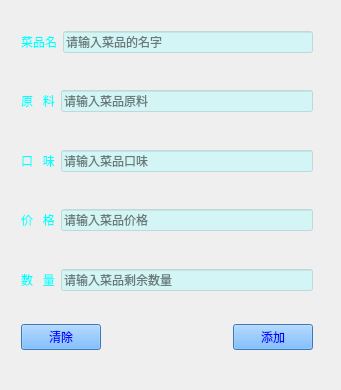
<?xml version="1.0" encoding="UTF-8"?>
<ui version="4.0">
 <class>AddDishWindow</class>
 <widget class="QWidget" name="AddDishWindow">
  <property name="geometry">
   <rect>
    <x>0</x>
    <y>0</y>
    <width>341</width>
    <height>390</height>
   </rect>
  </property>
  <property name="minimumSize">
   <size>
    <width>341</width>
    <height>390</height>
   </size>
  </property>
  <property name="maximumSize">
   <size>
    <width>341</width>
    <height>390</height>
   </size>
  </property>
  <property name="windowTitle">
   <string>添加菜品</string>
  </property>
  <property name="windowIcon">
   <iconset>
    <normaloff>G:/VideoOfYouTube/添加菜肴.png</normaloff>G:/VideoOfYouTube/添加菜肴.png</iconset>
  </property>
  <widget class="QWidget" name="widget_8" native="true">
   <property name="geometry">
    <rect>
     <x>10</x>
     <y>20</y>
     <width>314</width>
     <height>341</height>
    </rect>
   </property>
   <layout class="QVBoxLayout" name="verticalLayout_2">
    <item>
     <widget class="QWidget" name="widget_6" native="true">
      <layout class="QVBoxLayout" name="verticalLayout">
       <property name="leftMargin">
        <number>0</number>
       </property>
       <property name="topMargin">
        <number>0</number>
       </property>
       <property name="rightMargin">
        <number>0</number>
       </property>
       <property name="bottomMargin">
        <number>0</number>
       </property>
       <item>
        <widget class="QWidget" name="widget" native="true">
         <layout class="QHBoxLayout" name="horizontalLayout">
          <property name="leftMargin">
           <number>0</number>
          </property>
          <property name="topMargin">
           <number>0</number>
          </property>
          <property name="rightMargin">
           <number>0</number>
          </property>
          <property name="bottomMargin">
           <number>0</number>
          </property>
          <item>
           <widget class="QLabel" name="label">
            <property name="styleSheet">
             <string notr="true">color: rgb(0, 255, 255);
font: 10pt &quot;微软雅黑&quot;;</string>
            </property>
            <property name="text">
             <string>菜品名</string>
            </property>
           </widget>
          </item>
          <item>
           <widget class="QLineEdit" name="dishname">
            <property name="styleSheet">
             <string notr="true">background-color: rgba(170, 255, 255, 100);</string>
            </property>
            <property name="placeholderText">
             <string>请输入菜品的名字</string>
            </property>
           </widget>
          </item>
         </layout>
        </widget>
       </item>
       <item>
        <spacer name="verticalSpacer">
         <property name="orientation">
          <enum>Qt::Vertical</enum>
         </property>
         <property name="sizeHint" stdset="0">
          <size>
           <width>20</width>
           <height>40</height>
          </size>
         </property>
        </spacer>
       </item>
       <item>
        <widget class="QWidget" name="widget_2" native="true">
         <layout class="QHBoxLayout" name="horizontalLayout_2">
          <property name="leftMargin">
           <number>0</number>
          </property>
          <property name="topMargin">
           <number>0</number>
          </property>
          <property name="rightMargin">
           <number>0</number>
          </property>
          <property name="bottomMargin">
           <number>0</number>
          </property>
          <item>
           <widget class="QLabel" name="label_2">
            <property name="styleSheet">
             <string notr="true">color: rgb(0, 255, 255);
font: 10pt &quot;微软雅黑&quot;;</string>
            </property>
            <property name="text">
             <string>原   料</string>
            </property>
           </widget>
          </item>
          <item>
           <widget class="QLineEdit" name="togethers">
            <property name="styleSheet">
             <string notr="true">background-color: rgba(170, 255, 255, 100);</string>
            </property>
            <property name="placeholderText">
             <string>请输入菜品原料</string>
            </property>
           </widget>
          </item>
         </layout>
        </widget>
       </item>
       <item>
        <spacer name="verticalSpacer_2">
         <property name="orientation">
          <enum>Qt::Vertical</enum>
         </property>
         <property name="sizeHint" stdset="0">
          <size>
           <width>20</width>
           <height>40</height>
          </size>
         </property>
        </spacer>
       </item>
       <item>
        <widget class="QWidget" name="widget_3" native="true">
         <layout class="QHBoxLayout" name="horizontalLayout_3">
          <property name="leftMargin">
           <number>0</number>
          </property>
          <property name="topMargin">
           <number>0</number>
          </property>
          <property name="rightMargin">
           <number>0</number>
          </property>
          <property name="bottomMargin">
           <number>0</number>
          </property>
          <item>
           <widget class="QLabel" name="label_3">
            <property name="styleSheet">
             <string notr="true">color: rgb(0, 255, 255);
font: 10pt &quot;微软雅黑&quot;;</string>
            </property>
            <property name="text">
             <string>口   味</string>
            </property>
           </widget>
          </item>
          <item>
           <widget class="QLineEdit" name="taste">
            <property name="styleSheet">
             <string notr="true">background-color: rgba(170, 255, 255, 100);</string>
            </property>
            <property name="placeholderText">
             <string>请输入菜品口味</string>
            </property>
           </widget>
          </item>
         </layout>
        </widget>
       </item>
       <item>
        <spacer name="verticalSpacer_3">
         <property name="orientation">
          <enum>Qt::Vertical</enum>
         </property>
         <property name="sizeHint" stdset="0">
          <size>
           <width>20</width>
           <height>40</height>
          </size>
         </property>
        </spacer>
       </item>
       <item>
        <widget class="QWidget" name="widget_4" native="true">
         <layout class="QHBoxLayout" name="horizontalLayout_4">
          <property name="leftMargin">
           <number>0</number>
          </property>
          <property name="topMargin">
           <number>0</number>
          </property>
          <property name="rightMargin">
           <number>0</number>
          </property>
          <property name="bottomMargin">
           <number>0</number>
          </property>
          <item>
           <widget class="QLabel" name="label_4">
            <property name="styleSheet">
             <string notr="true">color: rgb(0, 255, 255);
font: 10pt &quot;微软雅黑&quot;;</string>
            </property>
            <property name="text">
             <string>价   格</string>
            </property>
           </widget>
          </item>
          <item>
           <widget class="QLineEdit" name="price">
            <property name="styleSheet">
             <string notr="true">background-color: rgba(170, 255, 255, 100);</string>
            </property>
            <property name="placeholderText">
             <string>请输入菜品价格</string>
            </property>
           </widget>
          </item>
         </layout>
        </widget>
       </item>
       <item>
        <spacer name="verticalSpacer_4">
         <property name="orientation">
          <enum>Qt::Vertical</enum>
         </property>
         <property name="sizeHint" stdset="0">
          <size>
           <width>20</width>
           <height>40</height>
          </size>
         </property>
        </spacer>
       </item>
       <item>
        <widget class="QWidget" name="widget_5" native="true">
         <layout class="QHBoxLayout" name="horizontalLayout_5">
          <property name="leftMargin">
           <number>0</number>
          </property>
          <property name="topMargin">
           <number>0</number>
          </property>
          <property name="rightMargin">
           <number>0</number>
          </property>
          <property name="bottomMargin">
           <number>0</number>
          </property>
          <item>
           <widget class="QLabel" name="label_5">
            <property name="styleSheet">
             <string notr="true">color: rgb(0, 255, 255);
font: 10pt &quot;微软雅黑&quot;;</string>
            </property>
            <property name="text">
             <string>数   量</string>
            </property>
           </widget>
          </item>
          <item>
           <widget class="QLineEdit" name="restnum">
            <property name="styleSheet">
             <string notr="true">background-color: rgba(170, 255, 255, 100);</string>
            </property>
            <property name="placeholderText">
             <string>请输入菜品剩余数量</string>
            </property>
           </widget>
          </item>
         </layout>
        </widget>
       </item>
      </layout>
     </widget>
    </item>
    <item>
     <spacer name="verticalSpacer_5">
      <property name="orientation">
       <enum>Qt::Vertical</enum>
      </property>
      <property name="sizeHint" stdset="0">
       <size>
        <width>20</width>
        <height>40</height>
       </size>
      </property>
     </spacer>
    </item>
    <item>
     <spacer name="horizontalSpacer_7">
      <property name="orientation">
       <enum>Qt::Horizontal</enum>
      </property>
      <property name="sizeHint" stdset="0">
       <size>
        <width>40</width>
        <height>20</height>
       </size>
      </property>
     </spacer>
    </item>
    <item>
     <widget class="QWidget" name="widget_7" native="true">
      <layout class="QHBoxLayout" name="horizontalLayout_6">
       <property name="leftMargin">
        <number>0</number>
       </property>
       <property name="topMargin">
        <number>0</number>
       </property>
       <property name="rightMargin">
        <number>0</number>
       </property>
       <property name="bottomMargin">
        <number>0</number>
       </property>
       <item>
        <widget class="QPushButton" name="clearButton">
         <property name="styleSheet">
          <string notr="true">background-color: rgb(85, 170, 255);
color: rgb(0, 0, 255);</string>
         </property>
         <property name="text">
          <string>清除</string>
         </property>
         <property name="icon">
          <iconset>
           <normaloff>G:/VideoOfYouTube/清除.png</normaloff>G:/VideoOfYouTube/清除.png</iconset>
         </property>
        </widget>
       </item>
       <item>
        <spacer name="horizontalSpacer_6">
         <property name="orientation">
          <enum>Qt::Horizontal</enum>
         </property>
         <property name="sizeHint" stdset="0">
          <size>
           <width>40</width>
           <height>20</height>
          </size>
         </property>
        </spacer>
       </item>
       <item>
        <widget class="QPushButton" name="addButton">
         <property name="styleSheet">
          <string notr="true">background-color: rgb(85, 170, 255);
color: rgb(0, 0, 255);</string>
         </property>
         <property name="text">
          <string>添加</string>
         </property>
         <property name="icon">
          <iconset>
           <normaloff>G:/VideoOfYouTube/提交 (1).png</normaloff>G:/VideoOfYouTube/提交 (1).png</iconset>
         </property>
        </widget>
       </item>
      </layout>
     </widget>
    </item>
   </layout>
  </widget>
  <widget class="QLabel" name="label_6">
   <property name="geometry">
    <rect>
     <x>0</x>
     <y>0</y>
     <width>341</width>
     <height>391</height>
    </rect>
   </property>
   <property name="text">
    <string/>
   </property>
   <property name="pixmap">
    <pixmap>image/6cfd40df9c52ad80f71637a8aeaf6396.jpeg</pixmap>
   </property>
   <property name="scaledContents">
    <bool>true</bool>
   </property>
  </widget>
  <zorder>label_6</zorder>
  <zorder>widget_8</zorder>
 </widget>
 <layoutdefault spacing="6" margin="11"/>
 <resources/>
 <connections/>
</ui>
